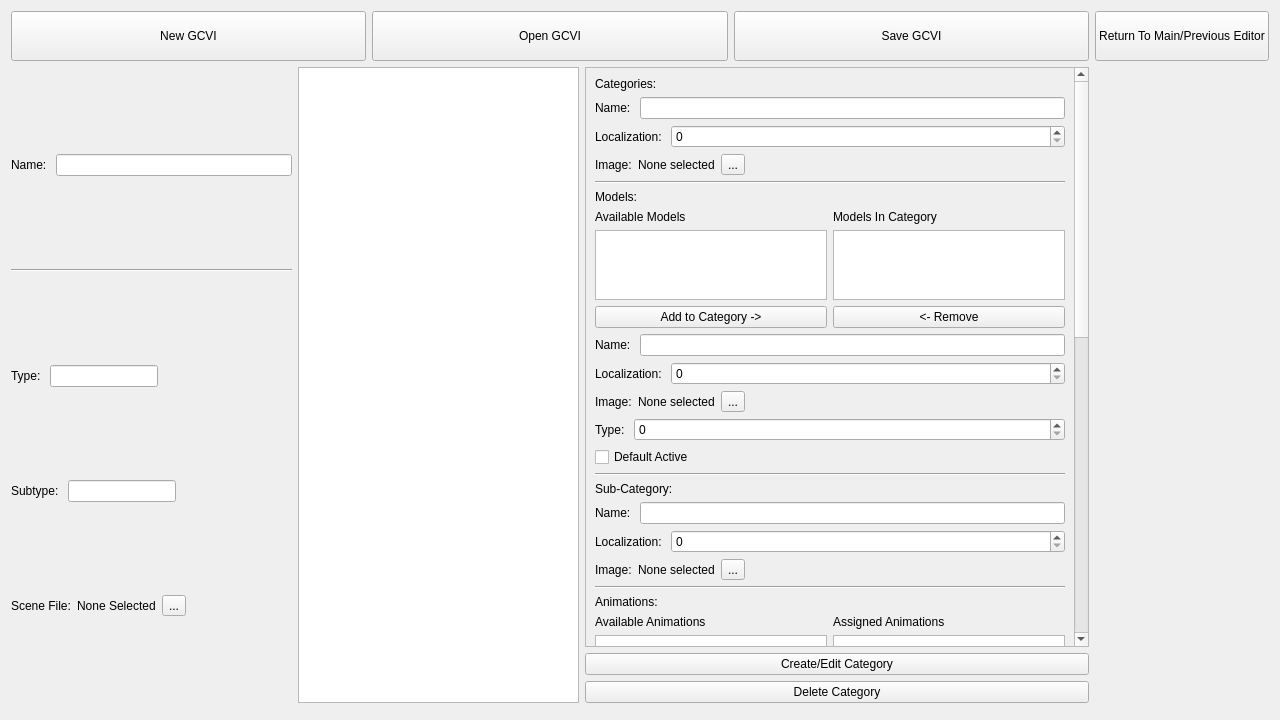
<?xml version="1.0" encoding="UTF-8"?>
<ui version="4.0">
 <class>GCVIEditor</class>
 <widget class="QWidget" name="GCVIEditor">
  <property name="geometry">
   <rect>
    <x>0</x>
    <y>0</y>
    <width>1280</width>
    <height>720</height>
   </rect>
  </property>
  <property name="windowTitle">
   <string>Form</string>
  </property>
  <layout class="QGridLayout" name="gridLayout">
   <item row="1" column="1">
    <layout class="QHBoxLayout" name="horizontalLayout_2">
     <item>
      <layout class="QVBoxLayout" name="verticalLayout_2">
       <item>
        <layout class="QHBoxLayout" name="horizontalLayout_3">
         <item>
          <widget class="QLabel" name="label">
           <property name="text">
            <string>Name: </string>
           </property>
          </widget>
         </item>
         <item>
          <widget class="QLineEdit" name="lineEdit_GCVIName">
           <property name="sizePolicy">
            <sizepolicy hsizetype="Expanding" vsizetype="Fixed">
             <horstretch>0</horstretch>
             <verstretch>0</verstretch>
            </sizepolicy>
           </property>
          </widget>
         </item>
        </layout>
       </item>
       <item>
        <widget class="Line" name="line">
         <property name="orientation">
          <enum>Qt::Horizontal</enum>
         </property>
        </widget>
       </item>
       <item>
        <layout class="QHBoxLayout" name="horizontalLayout_7">
         <item>
          <widget class="QLabel" name="label_5">
           <property name="text">
            <string>Type: </string>
           </property>
          </widget>
         </item>
         <item>
          <widget class="QLineEdit" name="lineEdit_GCVI_Type">
           <property name="sizePolicy">
            <sizepolicy hsizetype="Preferred" vsizetype="Fixed">
             <horstretch>0</horstretch>
             <verstretch>0</verstretch>
            </sizepolicy>
           </property>
          </widget>
         </item>
         <item>
          <spacer name="horizontalSpacer_2">
           <property name="orientation">
            <enum>Qt::Horizontal</enum>
           </property>
           <property name="sizeHint" stdset="0">
            <size>
             <width>40</width>
             <height>20</height>
            </size>
           </property>
          </spacer>
         </item>
        </layout>
       </item>
       <item>
        <layout class="QHBoxLayout" name="horizontalLayout_8">
         <item>
          <widget class="QLabel" name="label_6">
           <property name="text">
            <string>Subtype: </string>
           </property>
          </widget>
         </item>
         <item>
          <widget class="QLineEdit" name="lineEdit_GCVI_Subtype">
           <property name="sizePolicy">
            <sizepolicy hsizetype="Preferred" vsizetype="Fixed">
             <horstretch>0</horstretch>
             <verstretch>0</verstretch>
            </sizepolicy>
           </property>
          </widget>
         </item>
         <item>
          <spacer name="horizontalSpacer_3">
           <property name="orientation">
            <enum>Qt::Horizontal</enum>
           </property>
           <property name="sizeHint" stdset="0">
            <size>
             <width>40</width>
             <height>20</height>
            </size>
           </property>
          </spacer>
         </item>
        </layout>
       </item>
       <item>
        <layout class="QHBoxLayout" name="horizontalLayout_6">
         <item>
          <widget class="QLabel" name="label_4">
           <property name="text">
            <string>Scene File:</string>
           </property>
          </widget>
         </item>
         <item>
          <widget class="QLabel" name="label_SelectedSceneFileName">
           <property name="text">
            <string>None Selected</string>
           </property>
          </widget>
         </item>
         <item>
          <widget class="QToolButton" name="toolButton_loadSceneFile">
           <property name="text">
            <string>...</string>
           </property>
          </widget>
         </item>
         <item>
          <spacer name="horizontalSpacer">
           <property name="orientation">
            <enum>Qt::Horizontal</enum>
           </property>
           <property name="sizeHint" stdset="0">
            <size>
             <width>40</width>
             <height>20</height>
            </size>
           </property>
          </spacer>
         </item>
        </layout>
       </item>
      </layout>
     </item>
     <item>
      <widget class="QListWidget" name="ListWidget_Categories"/>
     </item>
     <item>
      <layout class="QVBoxLayout" name="verticalLayout_3">
       <item>
        <widget class="QScrollArea" name="scrollArea">
         <property name="widgetResizable">
          <bool>true</bool>
         </property>
         <widget class="QWidget" name="scrollAreaWidgetContents">
          <property name="geometry">
           <rect>
            <x>0</x>
            <y>0</y>
            <width>524</width>
            <height>1343</height>
           </rect>
          </property>
          <layout class="QVBoxLayout" name="verticalLayout_4">
           <item>
            <widget class="QLabel" name="label_8">
             <property name="text">
              <string>Categories:</string>
             </property>
            </widget>
           </item>
           <item>
            <layout class="QHBoxLayout" name="horizontalLayout_9">
             <item>
              <widget class="QLabel" name="label_13">
               <property name="text">
                <string>Name: </string>
               </property>
              </widget>
             </item>
             <item>
              <widget class="QLineEdit" name="lineEdit_CategoryName"/>
             </item>
            </layout>
           </item>
           <item>
            <layout class="QHBoxLayout" name="horizontalLayout_10">
             <item>
              <widget class="QLabel" name="label_14">
               <property name="text">
                <string>Localization: </string>
               </property>
              </widget>
             </item>
             <item>
              <widget class="QSpinBox" name="spinBox_Category_Localization">
               <property name="sizePolicy">
                <sizepolicy hsizetype="Expanding" vsizetype="Fixed">
                 <horstretch>0</horstretch>
                 <verstretch>0</verstretch>
                </sizepolicy>
               </property>
               <property name="maximum">
                <number>990000</number>
               </property>
              </widget>
             </item>
            </layout>
           </item>
           <item>
            <layout class="QHBoxLayout" name="horizontalLayout_11">
             <item>
              <widget class="QLabel" name="label_16">
               <property name="text">
                <string>Image:</string>
               </property>
              </widget>
             </item>
             <item>
              <widget class="QLabel" name="label_CategoryImageFileName">
               <property name="text">
                <string>None selected</string>
               </property>
              </widget>
             </item>
             <item>
              <widget class="QToolButton" name="toolButton_Category_SelectImageFile">
               <property name="text">
                <string>...</string>
               </property>
              </widget>
             </item>
             <item>
              <spacer name="horizontalSpacer_4">
               <property name="orientation">
                <enum>Qt::Horizontal</enum>
               </property>
               <property name="sizeHint" stdset="0">
                <size>
                 <width>40</width>
                 <height>20</height>
                </size>
               </property>
              </spacer>
             </item>
            </layout>
           </item>
           <item>
            <widget class="Line" name="line_5">
             <property name="orientation">
              <enum>Qt::Horizontal</enum>
             </property>
            </widget>
           </item>
           <item>
            <widget class="QLabel" name="label_9">
             <property name="text">
              <string>Models:</string>
             </property>
            </widget>
           </item>
           <item>
            <layout class="QGridLayout" name="gridLayout_2">
             <item row="0" column="1">
              <widget class="QLabel" name="label_22">
               <property name="text">
                <string>Models In Category</string>
               </property>
              </widget>
             </item>
             <item row="0" column="0">
              <widget class="QLabel" name="label_21">
               <property name="text">
                <string>Available Models</string>
               </property>
              </widget>
             </item>
             <item row="2" column="0">
              <widget class="QPushButton" name="pushButton_AssignModel">
               <property name="text">
                <string>Add to Category -&gt;</string>
               </property>
              </widget>
             </item>
             <item row="2" column="1">
              <widget class="QPushButton" name="pushButton_RemoveModel">
               <property name="text">
                <string>&lt;- Remove</string>
               </property>
              </widget>
             </item>
             <item row="1" column="0">
              <widget class="QListWidget" name="listWidget_Models_Avaliable"/>
             </item>
             <item row="1" column="1">
              <widget class="QListWidget" name="listWidget_Models_Assigned"/>
             </item>
            </layout>
           </item>
           <item>
            <layout class="QHBoxLayout" name="horizontalLayout_17">
             <item>
              <widget class="QLabel" name="label_26">
               <property name="text">
                <string>Name: </string>
               </property>
              </widget>
             </item>
             <item>
              <widget class="QLineEdit" name="lineEdit_ModelName"/>
             </item>
            </layout>
           </item>
           <item>
            <layout class="QHBoxLayout" name="horizontalLayout_16">
             <item>
              <widget class="QLabel" name="label_25">
               <property name="text">
                <string>Localization: </string>
               </property>
              </widget>
             </item>
             <item>
              <widget class="QSpinBox" name="spinBox_Model_Localization">
               <property name="sizePolicy">
                <sizepolicy hsizetype="Expanding" vsizetype="Fixed">
                 <horstretch>0</horstretch>
                 <verstretch>0</verstretch>
                </sizepolicy>
               </property>
               <property name="maximum">
                <number>990000</number>
               </property>
              </widget>
             </item>
            </layout>
           </item>
           <item>
            <layout class="QHBoxLayout" name="horizontalLayout_15">
             <item>
              <widget class="QLabel" name="label_23">
               <property name="text">
                <string>Image:</string>
               </property>
              </widget>
             </item>
             <item>
              <widget class="QLabel" name="label_ModelImageFileName">
               <property name="text">
                <string>None selected</string>
               </property>
              </widget>
             </item>
             <item>
              <widget class="QToolButton" name="toolButton_Model_SelectImageFile">
               <property name="text">
                <string>...</string>
               </property>
              </widget>
             </item>
             <item>
              <spacer name="horizontalSpacer_6">
               <property name="orientation">
                <enum>Qt::Horizontal</enum>
               </property>
               <property name="sizeHint" stdset="0">
                <size>
                 <width>40</width>
                 <height>20</height>
                </size>
               </property>
              </spacer>
             </item>
            </layout>
           </item>
           <item>
            <layout class="QHBoxLayout" name="horizontalLayout_18">
             <item>
              <widget class="QLabel" name="label_27">
               <property name="text">
                <string>Type: </string>
               </property>
              </widget>
             </item>
             <item>
              <widget class="QSpinBox" name="spinBox_Model_Type">
               <property name="sizePolicy">
                <sizepolicy hsizetype="Expanding" vsizetype="Fixed">
                 <horstretch>0</horstretch>
                 <verstretch>0</verstretch>
                </sizepolicy>
               </property>
               <property name="maximum">
                <number>990000</number>
               </property>
              </widget>
             </item>
            </layout>
           </item>
           <item>
            <widget class="QCheckBox" name="checkBox_ModelDefaultActive">
             <property name="text">
              <string>Default Active</string>
             </property>
            </widget>
           </item>
           <item>
            <widget class="Line" name="line_2">
             <property name="orientation">
              <enum>Qt::Horizontal</enum>
             </property>
            </widget>
           </item>
           <item>
            <widget class="QLabel" name="label_10">
             <property name="text">
              <string>Sub-Category:</string>
             </property>
            </widget>
           </item>
           <item>
            <layout class="QHBoxLayout" name="horizontalLayout_14">
             <item>
              <widget class="QLabel" name="label_20">
               <property name="text">
                <string>Name: </string>
               </property>
              </widget>
             </item>
             <item>
              <widget class="QLineEdit" name="lineEdit_SubCategory_Name"/>
             </item>
            </layout>
           </item>
           <item>
            <layout class="QHBoxLayout" name="horizontalLayout_13">
             <item>
              <widget class="QLabel" name="label_19">
               <property name="text">
                <string>Localization: </string>
               </property>
              </widget>
             </item>
             <item>
              <widget class="QSpinBox" name="spinBox_SubCategory_Localization">
               <property name="sizePolicy">
                <sizepolicy hsizetype="Expanding" vsizetype="Fixed">
                 <horstretch>0</horstretch>
                 <verstretch>0</verstretch>
                </sizepolicy>
               </property>
               <property name="maximum">
                <number>990000</number>
               </property>
              </widget>
             </item>
            </layout>
           </item>
           <item>
            <layout class="QHBoxLayout" name="horizontalLayout_12">
             <item>
              <widget class="QLabel" name="label_17">
               <property name="text">
                <string>Image:</string>
               </property>
              </widget>
             </item>
             <item>
              <widget class="QLabel" name="label_SubCategory_ImageSelected">
               <property name="text">
                <string>None selected</string>
               </property>
              </widget>
             </item>
             <item>
              <widget class="QToolButton" name="toolButton_SubCategory_SelectImageFile">
               <property name="text">
                <string>...</string>
               </property>
              </widget>
             </item>
             <item>
              <spacer name="horizontalSpacer_5">
               <property name="orientation">
                <enum>Qt::Horizontal</enum>
               </property>
               <property name="sizeHint" stdset="0">
                <size>
                 <width>40</width>
                 <height>20</height>
                </size>
               </property>
              </spacer>
             </item>
            </layout>
           </item>
           <item>
            <widget class="Line" name="line_4">
             <property name="orientation">
              <enum>Qt::Horizontal</enum>
             </property>
            </widget>
           </item>
           <item>
            <widget class="QLabel" name="label_11">
             <property name="text">
              <string>Animations:</string>
             </property>
            </widget>
           </item>
           <item>
            <layout class="QGridLayout" name="gridLayout_3">
             <item row="0" column="1">
              <widget class="QLabel" name="label_30">
               <property name="text">
                <string>Assigned Animations</string>
               </property>
              </widget>
             </item>
             <item row="0" column="0">
              <widget class="QLabel" name="label_31">
               <property name="text">
                <string>Available Animations</string>
               </property>
              </widget>
             </item>
             <item row="2" column="0">
              <widget class="QPushButton" name="pushButton_Animation_AssignAnimation">
               <property name="text">
                <string>Assign Animation -&gt;</string>
               </property>
              </widget>
             </item>
             <item row="2" column="1">
              <widget class="QPushButton" name="pushButton_Animation_RemoveAnimation">
               <property name="text">
                <string>&lt;- Remove</string>
               </property>
              </widget>
             </item>
             <item row="1" column="0">
              <widget class="QListWidget" name="listWidget_Animations_AvaliableAnimations"/>
             </item>
             <item row="1" column="1">
              <widget class="QListWidget" name="listWidget_Animations_AssignedAnimations"/>
             </item>
            </layout>
           </item>
           <item>
            <layout class="QHBoxLayout" name="horizontalLayout_21">
             <item>
              <widget class="QLabel" name="label_32">
               <property name="text">
                <string>Name: </string>
               </property>
              </widget>
             </item>
             <item>
              <widget class="QLineEdit" name="lineEdit_Animation_Name"/>
             </item>
            </layout>
           </item>
           <item>
            <layout class="QHBoxLayout" name="horizontalLayout_20">
             <item>
              <widget class="QLabel" name="label_29">
               <property name="text">
                <string>Localization: </string>
               </property>
              </widget>
             </item>
             <item>
              <widget class="QSpinBox" name="spinBox_Animations_Localization">
               <property name="sizePolicy">
                <sizepolicy hsizetype="Expanding" vsizetype="Fixed">
                 <horstretch>0</horstretch>
                 <verstretch>0</verstretch>
                </sizepolicy>
               </property>
               <property name="maximum">
                <number>990000</number>
               </property>
              </widget>
             </item>
            </layout>
           </item>
           <item>
            <layout class="QHBoxLayout" name="horizontalLayout_22">
             <item>
              <widget class="QLabel" name="label_33">
               <property name="text">
                <string>Low Range: </string>
               </property>
              </widget>
             </item>
             <item>
              <widget class="QDoubleSpinBox" name="doubleSpinBox_Animation_LowRange">
               <property name="sizePolicy">
                <sizepolicy hsizetype="Expanding" vsizetype="Fixed">
                 <horstretch>0</horstretch>
                 <verstretch>0</verstretch>
                </sizepolicy>
               </property>
               <property name="maximum">
                <double>1.000000000000000</double>
               </property>
               <property name="singleStep">
                <double>0.050000000000000</double>
               </property>
              </widget>
             </item>
            </layout>
           </item>
           <item>
            <layout class="QHBoxLayout" name="horizontalLayout_24">
             <item>
              <widget class="QLabel" name="label_35">
               <property name="text">
                <string>High Range:</string>
               </property>
              </widget>
             </item>
             <item>
              <widget class="QDoubleSpinBox" name="doubleSpinBox_Animation_HighRange">
               <property name="sizePolicy">
                <sizepolicy hsizetype="Expanding" vsizetype="Fixed">
                 <horstretch>0</horstretch>
                 <verstretch>0</verstretch>
                </sizepolicy>
               </property>
               <property name="maximum">
                <double>1.000000000000000</double>
               </property>
               <property name="singleStep">
                <double>0.050000000000000</double>
               </property>
               <property name="value">
                <double>1.000000000000000</double>
               </property>
              </widget>
             </item>
            </layout>
           </item>
           <item>
            <layout class="QHBoxLayout" name="horizontalLayout_23">
             <item>
              <widget class="QLabel" name="label_34">
               <property name="text">
                <string>Link ID:</string>
               </property>
              </widget>
             </item>
             <item>
              <widget class="QSpinBox" name="spinBox_Animations_LinkedID">
               <property name="sizePolicy">
                <sizepolicy hsizetype="Expanding" vsizetype="Fixed">
                 <horstretch>0</horstretch>
                 <verstretch>0</verstretch>
                </sizepolicy>
               </property>
               <property name="maximum">
                <number>990000</number>
               </property>
              </widget>
             </item>
            </layout>
           </item>
           <item>
            <widget class="Line" name="line_3">
             <property name="orientation">
              <enum>Qt::Horizontal</enum>
             </property>
            </widget>
           </item>
           <item>
            <widget class="QLabel" name="label_12">
             <property name="text">
              <string>Presets:</string>
             </property>
            </widget>
           </item>
           <item>
            <widget class="QListWidget" name="listWidget_Presets_PresetList"/>
           </item>
           <item>
            <widget class="QPushButton" name="pushButton_Preset_CreatePreset">
             <property name="text">
              <string>Create/Edit Preset</string>
             </property>
            </widget>
           </item>
           <item>
            <widget class="QPushButton" name="pushButton_Preset_DeletePreset">
             <property name="text">
              <string>Delete Preset</string>
             </property>
            </widget>
           </item>
           <item>
            <layout class="QHBoxLayout" name="horizontalLayout_26">
             <item>
              <widget class="QLabel" name="label_40">
               <property name="text">
                <string>Name: </string>
               </property>
              </widget>
             </item>
             <item>
              <widget class="QLineEdit" name="lineEdit_Preset_Name"/>
             </item>
            </layout>
           </item>
           <item>
            <layout class="QHBoxLayout" name="horizontalLayout_27">
             <item>
              <widget class="QLabel" name="label_41">
               <property name="text">
                <string>Localization: </string>
               </property>
              </widget>
             </item>
             <item>
              <widget class="QSpinBox" name="spinBox_Presets_Localization">
               <property name="sizePolicy">
                <sizepolicy hsizetype="Expanding" vsizetype="Fixed">
                 <horstretch>0</horstretch>
                 <verstretch>0</verstretch>
                </sizepolicy>
               </property>
               <property name="maximum">
                <number>990000</number>
               </property>
              </widget>
             </item>
            </layout>
           </item>
           <item>
            <layout class="QHBoxLayout" name="horizontalLayout_25">
             <item>
              <widget class="QLabel" name="label_38">
               <property name="text">
                <string>Image:</string>
               </property>
              </widget>
             </item>
             <item>
              <widget class="QLabel" name="label_Preset_ImageFileName">
               <property name="text">
                <string>None selected</string>
               </property>
              </widget>
             </item>
             <item>
              <widget class="QToolButton" name="toolButton_Preset_SelectImageFile">
               <property name="text">
                <string>...</string>
               </property>
              </widget>
             </item>
             <item>
              <spacer name="horizontalSpacer_7">
               <property name="orientation">
                <enum>Qt::Horizontal</enum>
               </property>
               <property name="sizeHint" stdset="0">
                <size>
                 <width>40</width>
                 <height>20</height>
                </size>
               </property>
              </spacer>
             </item>
            </layout>
           </item>
           <item>
            <layout class="QGridLayout" name="gridLayout_4">
             <item row="2" column="1">
              <widget class="QPushButton" name="pushButton_Preset_RemoveAnimation">
               <property name="text">
                <string>&lt;- Remove</string>
               </property>
              </widget>
             </item>
             <item row="0" column="0">
              <widget class="QLabel" name="label_37">
               <property name="text">
                <string>Available Animations</string>
               </property>
              </widget>
             </item>
             <item row="2" column="0">
              <widget class="QPushButton" name="pushButton_Preset_AssignAnimation">
               <property name="text">
                <string>Assign Animation -&gt;</string>
               </property>
              </widget>
             </item>
             <item row="0" column="1">
              <widget class="QLabel" name="label_36">
               <property name="text">
                <string>Assigned Animations</string>
               </property>
              </widget>
             </item>
             <item row="1" column="0">
              <widget class="QListWidget" name="listWidget_Preset_AvaliableAnimations"/>
             </item>
             <item row="1" column="1">
              <widget class="QListWidget" name="listWidget_Preset_AssignedAnimations"/>
             </item>
            </layout>
           </item>
           <item>
            <layout class="QHBoxLayout" name="horizontalLayout_29">
             <item>
              <widget class="QLabel" name="label_43">
               <property name="text">
                <string>Link ID:</string>
               </property>
              </widget>
             </item>
             <item>
              <widget class="QSpinBox" name="spinBox_Presets_LinkedID">
               <property name="sizePolicy">
                <sizepolicy hsizetype="Expanding" vsizetype="Fixed">
                 <horstretch>0</horstretch>
                 <verstretch>0</verstretch>
                </sizepolicy>
               </property>
               <property name="maximum">
                <number>990000</number>
               </property>
              </widget>
             </item>
            </layout>
           </item>
           <item>
            <layout class="QHBoxLayout" name="horizontalLayout_30">
             <item>
              <widget class="QLabel" name="label_44">
               <property name="text">
                <string>Animation Value:</string>
               </property>
              </widget>
             </item>
             <item>
              <widget class="QDoubleSpinBox" name="doubleSpinBox_Preset_AnimationValue">
               <property name="sizePolicy">
                <sizepolicy hsizetype="Expanding" vsizetype="Fixed">
                 <horstretch>0</horstretch>
                 <verstretch>0</verstretch>
                </sizepolicy>
               </property>
               <property name="maximum">
                <double>1.000000000000000</double>
               </property>
               <property name="singleStep">
                <double>0.050000000000000</double>
               </property>
               <property name="value">
                <double>1.000000000000000</double>
               </property>
              </widget>
             </item>
            </layout>
           </item>
          </layout>
         </widget>
        </widget>
       </item>
       <item>
        <widget class="QPushButton" name="pushButton_Category_CreateEdit">
         <property name="text">
          <string>Create/Edit Category</string>
         </property>
        </widget>
       </item>
       <item>
        <widget class="QPushButton" name="pushButton_Category_Delete">
         <property name="text">
          <string>Delete Category</string>
         </property>
        </widget>
       </item>
      </layout>
     </item>
    </layout>
   </item>
   <item row="0" column="2" rowspan="3">
    <layout class="QVBoxLayout" name="verticalLayout">
     <item>
      <widget class="QPushButton" name="button_ReturnToMain">
       <property name="minimumSize">
        <size>
         <width>0</width>
         <height>50</height>
        </size>
       </property>
       <property name="text">
        <string>Return To Main/Previous Editor</string>
       </property>
      </widget>
     </item>
     <item>
      <spacer name="verticalSpacer">
       <property name="orientation">
        <enum>Qt::Vertical</enum>
       </property>
       <property name="sizeHint" stdset="0">
        <size>
         <width>20</width>
         <height>40</height>
        </size>
       </property>
      </spacer>
     </item>
    </layout>
   </item>
   <item row="0" column="1">
    <layout class="QHBoxLayout" name="horizontalLayout">
     <item>
      <widget class="QPushButton" name="Button_new">
       <property name="minimumSize">
        <size>
         <width>0</width>
         <height>50</height>
        </size>
       </property>
       <property name="text">
        <string>New GCVI</string>
       </property>
      </widget>
     </item>
     <item>
      <widget class="QPushButton" name="button_open">
       <property name="minimumSize">
        <size>
         <width>0</width>
         <height>50</height>
        </size>
       </property>
       <property name="text">
        <string>Open GCVI</string>
       </property>
      </widget>
     </item>
     <item>
      <widget class="QPushButton" name="button_save">
       <property name="minimumSize">
        <size>
         <width>0</width>
         <height>50</height>
        </size>
       </property>
       <property name="text">
        <string>Save GCVI</string>
       </property>
      </widget>
     </item>
    </layout>
   </item>
  </layout>
 </widget>
 <resources/>
 <connections/>
</ui>
